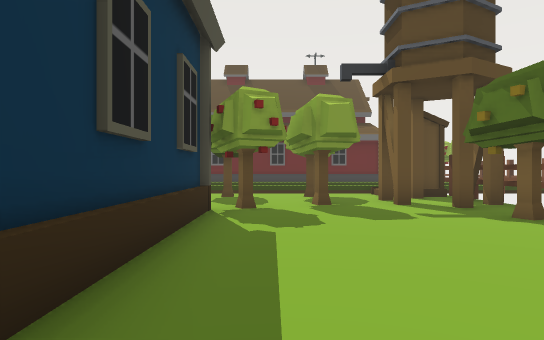
[1] (above)

24 first-person views from a walk through a Unity game level. The camera is 1.5 m above the floor, looks level and sees 75° across. The floor is counted in squares, 2 m on a side. Each view is taken from the middle of a square. On the plan, view 1 faces up. The plan holds only what a view shows up to about 11 squares ahead; the rest is blank. The place goes on beyond the plan. The player is left out.

[2]
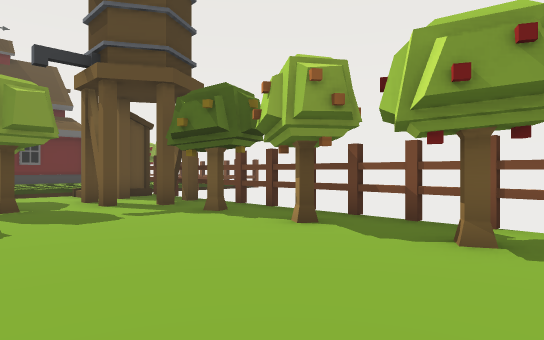

[3]
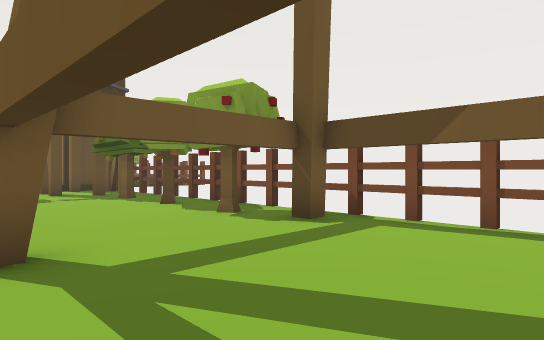

[4]
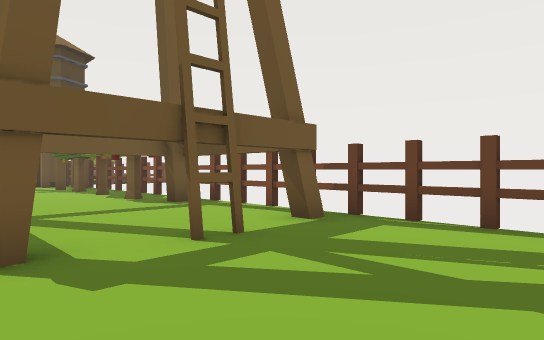

[5]
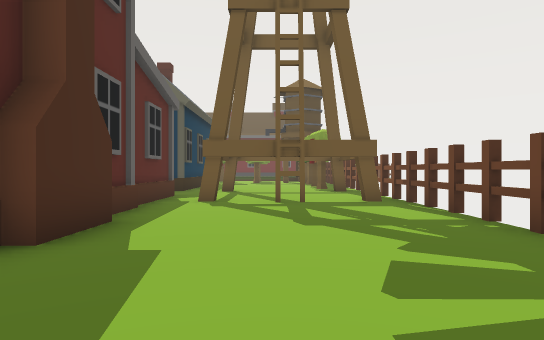

[6]
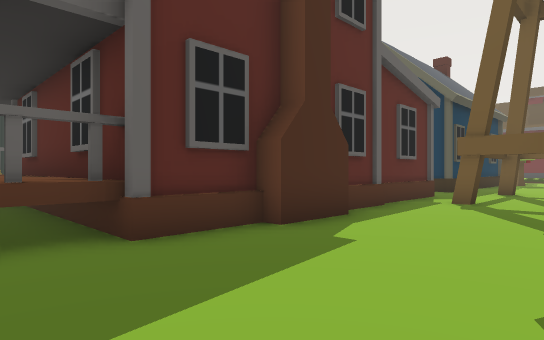

[7]
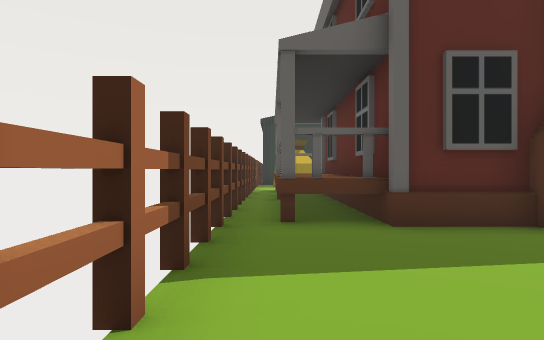

[8]
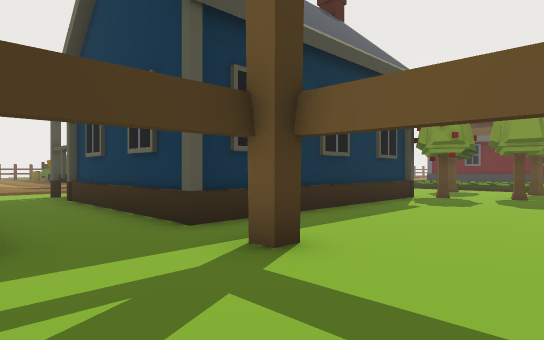

[9]
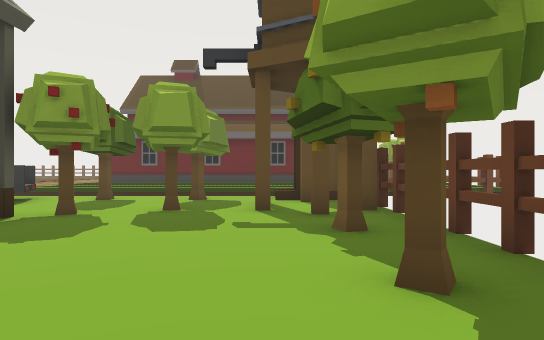

[10]
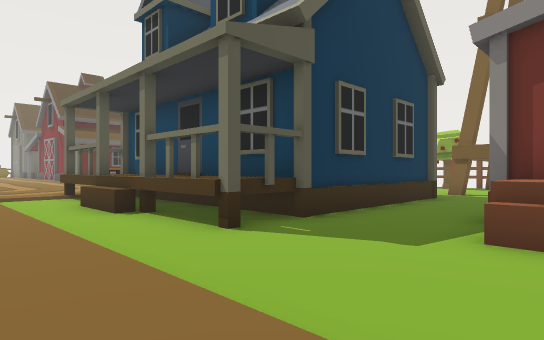

[11]
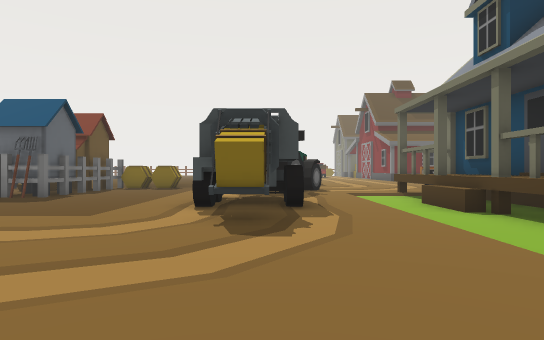

[12]
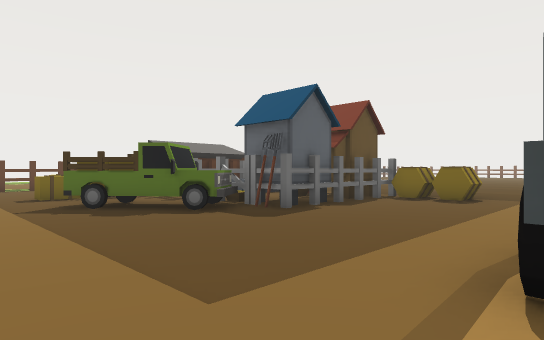

[13]
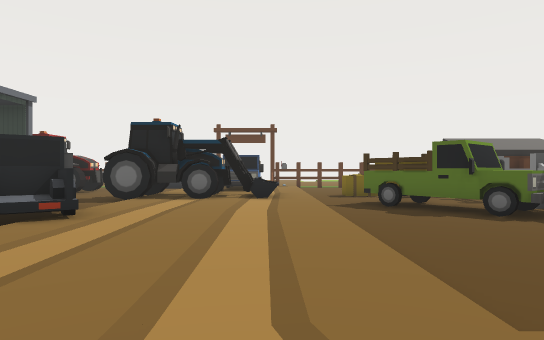

[14]
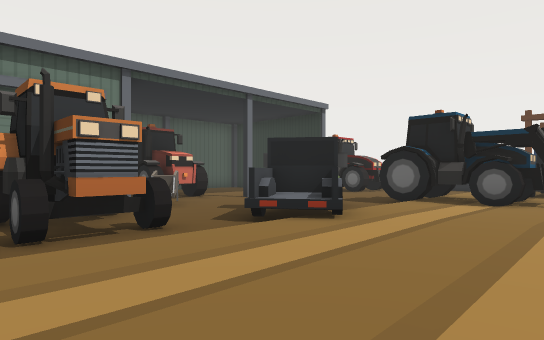

[15]
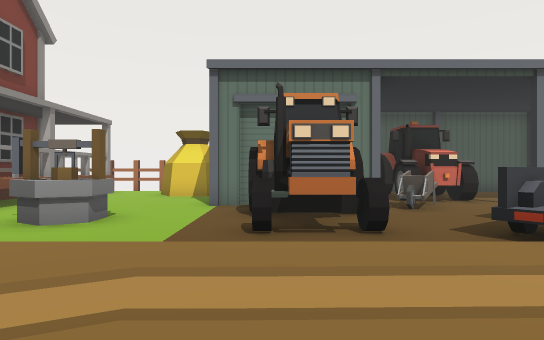

[16]
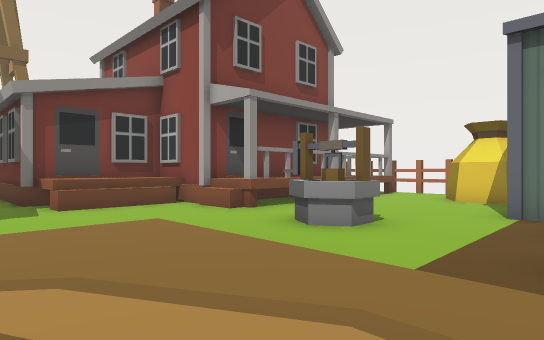

[17]
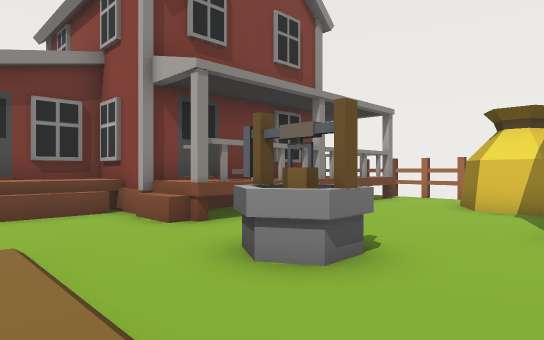

[18]
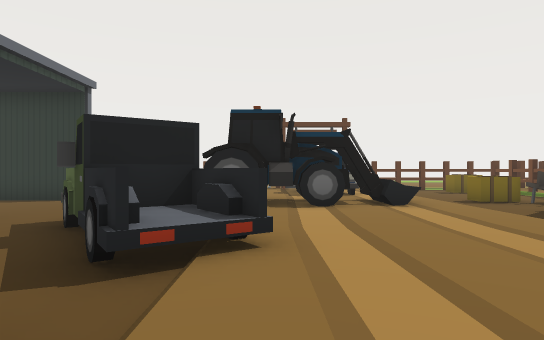

[19]
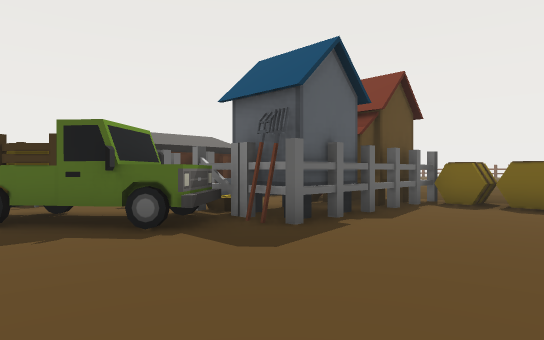

[20]
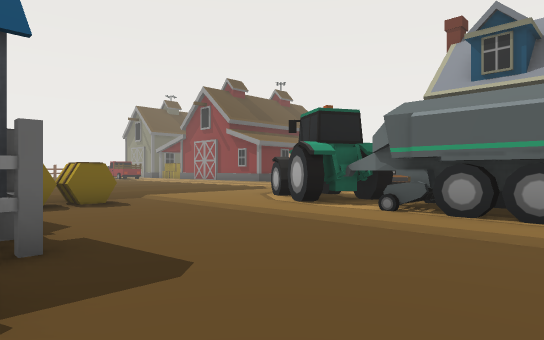

[21]
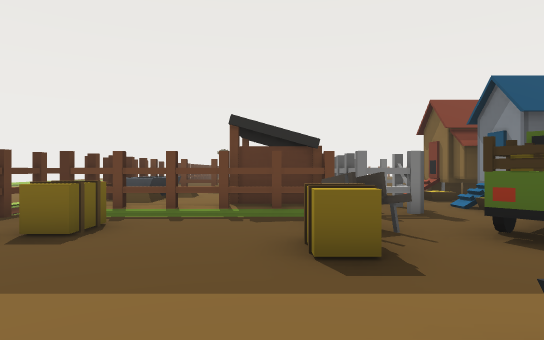

[22]
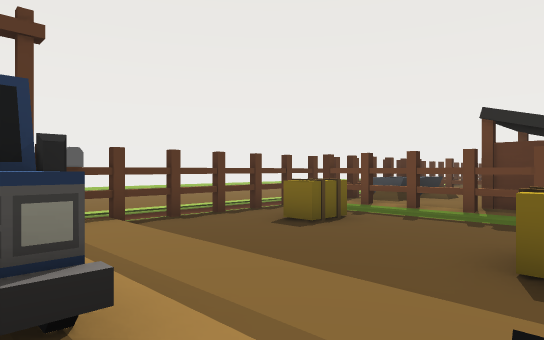

[23]
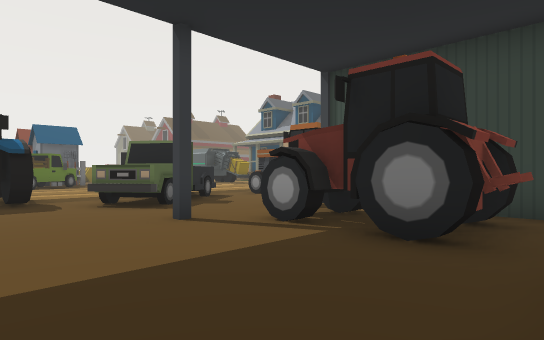

[24]
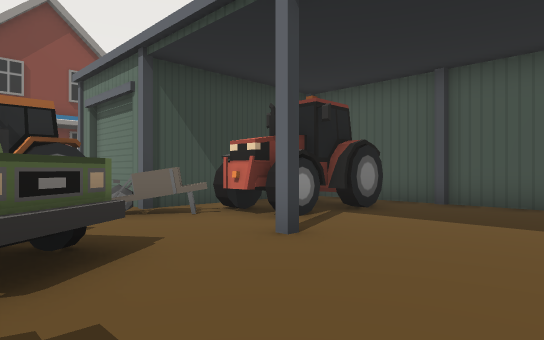

### Floor plan
Key: @ floor where view 1 was taken; # wall or solid block; x gap in a wall; . main floor; : floor 0.25 m higher than the main floor; / step, stairs or slope; = window, fence, low wall or low ledge; ^ raised ledge; v drop or lower ground; B building; T tree; W tower; G gate; H wheel; I thing the floor can be seen under or through; O other object.
Columns run from 34 left of view 1 to 5 right of it. Each row starts with its distance up from view 1.
 11                .OOO.//         .......B#
 10      #x=   OO OOOOO.:::        ^.T.T..B.
  9     ##^:  #O. OO#...::O  ::     .....WW#
  8    v##^:: #O....#...::OO:::     ...O.W.#
  7    v##^:: ##G.#OO...:OOO:::     ..O...W#
  6   .v########G.GO....:OO:/.BB     .......
  5  ..vI.....H...O.....:O :/.BB     .....T.
  4 ...vI.O...H..OOO....:HO:/.BB     .......
  3 ...vI.....H.OO......:HH:/.BB     .....T.
  2 ...vI...............:##:/.BB     .......
  1   .vI///////////////::O:/.BB     .....O.
  0       ::::#=::::::::::::/.BB#####.@#....
 -1         O::#::::::::::::/...............
 -2         O:HH::::::::::::/...............
 -3         ::##:::O::::::::/..^^#####......
 -4          .H#H.#^^..........^^#   #.#...x
 -5           ...H##H.OO..O....^^#   #..#...
 -6           ...#H...OO..OO.^^^^#   #......
 -7           ........OO.....^^      #......
 -8           ...#..H.  .... ^^      #......
 -9          #....OOH####...  ^      #......
-10          #....OOO#   .... ^      #......
-11           ....OOO#   OO..^ ^^^^^^#.....
-12            ...OOO#   O#..^  ^ ^^^^...
-13           ...#####     ..^ ^^^^^^......
-14            ###         ###############

Where each view was taken, in squares from view 1:
view 1: 0 up, 0 right, facing up
view 2: 0 up, 0 right, facing up-right
view 3: 4 down, 0 right, facing up-right
view 4: 8 down, 0 right, facing up-right
view 5: 13 down, 2 right, facing up
view 6: 13 down, 3 right, facing up-left
view 7: 13 down, 4 right, facing left
view 8: 3 down, 3 right, facing up-left
view 9: 1 up, 3 right, facing up
view 10: 4 down, 11 left, facing up-right
view 11: 4 down, 12 left, facing up
view 12: 0 up, 13 left, facing up-left
view 13: 0 up, 13 left, facing left
view 14: 0 up, 14 left, facing down-left
view 15: 0 up, 15 left, facing down
view 16: 1 down, 15 left, facing down-right
view 17: 3 down, 14 left, facing down-right
view 18: 3 down, 15 left, facing left
view 19: 2 up, 15 left, facing up-left
view 20: 2 up, 19 left, facing up-right
view 21: 1 down, 25 left, facing up
view 22: 1 down, 24 left, facing up-left
view 23: 13 down, 24 left, facing up-right
view 24: 5 down, 24 left, facing down-right
